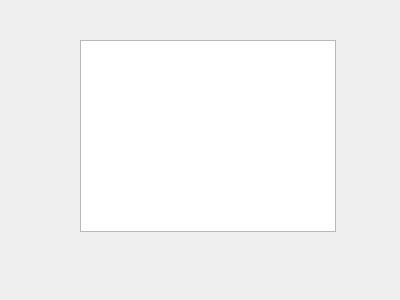
<?xml version="1.0" encoding="UTF-8"?>
<ui version="4.0">
 <class>InfoEdit</class>
 <widget class="QFrame" name="InfoEdit">
  <property name="geometry">
   <rect>
    <x>0</x>
    <y>0</y>
    <width>400</width>
    <height>300</height>
   </rect>
  </property>
  <property name="windowTitle">
   <string>Frame</string>
  </property>
  <widget class="QTableWidget" name="infotab">
   <property name="geometry">
    <rect>
     <x>80</x>
     <y>40</y>
     <width>256</width>
     <height>192</height>
    </rect>
   </property>
  </widget>
 </widget>
 <resources/>
 <connections/>
</ui>
